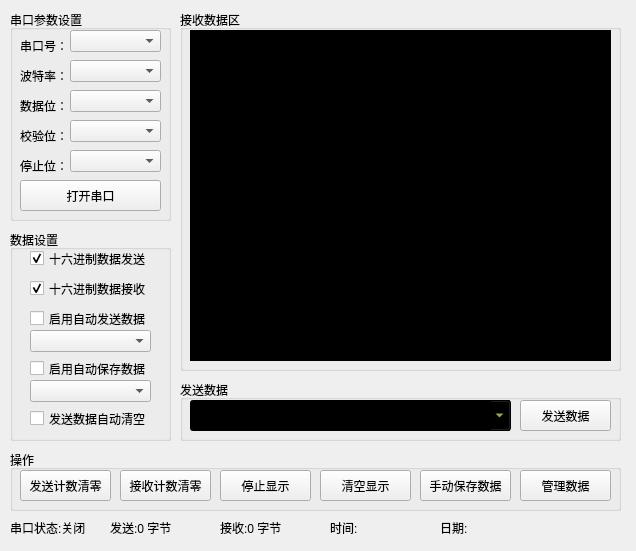
<?xml version="1.0" encoding="UTF-8"?>
<ui version="4.0">
 <class>frmMain</class>
 <widget class="QWidget" name="frmMain">
  <property name="geometry">
   <rect>
    <x>0</x>
    <y>0</y>
    <width>636</width>
    <height>551</height>
   </rect>
  </property>
  <property name="windowTitle">
   <string>frmMain</string>
  </property>
  <widget class="QGroupBox" name="gbox6">
   <property name="geometry">
    <rect>
     <x>10</x>
     <y>450</y>
     <width>611</width>
     <height>61</height>
    </rect>
   </property>
   <property name="title">
    <string>操作</string>
   </property>
   <widget class="QPushButton" name="btnClearSend">
    <property name="geometry">
     <rect>
      <x>10</x>
      <y>20</y>
      <width>91</width>
      <height>31</height>
     </rect>
    </property>
    <property name="cursor">
     <cursorShape>PointingHandCursor</cursorShape>
    </property>
    <property name="text">
     <string>发送计数清零</string>
    </property>
   </widget>
   <widget class="QPushButton" name="btnClearReceive">
    <property name="geometry">
     <rect>
      <x>110</x>
      <y>20</y>
      <width>91</width>
      <height>31</height>
     </rect>
    </property>
    <property name="cursor">
     <cursorShape>PointingHandCursor</cursorShape>
    </property>
    <property name="text">
     <string>接收计数清零</string>
    </property>
   </widget>
   <widget class="QPushButton" name="btnStopShow">
    <property name="geometry">
     <rect>
      <x>210</x>
      <y>20</y>
      <width>91</width>
      <height>31</height>
     </rect>
    </property>
    <property name="cursor">
     <cursorShape>PointingHandCursor</cursorShape>
    </property>
    <property name="text">
     <string>停止显示</string>
    </property>
   </widget>
   <widget class="QPushButton" name="btnClearAll">
    <property name="geometry">
     <rect>
      <x>310</x>
      <y>20</y>
      <width>91</width>
      <height>31</height>
     </rect>
    </property>
    <property name="cursor">
     <cursorShape>PointingHandCursor</cursorShape>
    </property>
    <property name="text">
     <string>清空显示</string>
    </property>
   </widget>
   <widget class="QPushButton" name="btnSave">
    <property name="geometry">
     <rect>
      <x>410</x>
      <y>20</y>
      <width>91</width>
      <height>31</height>
     </rect>
    </property>
    <property name="cursor">
     <cursorShape>PointingHandCursor</cursorShape>
    </property>
    <property name="text">
     <string>手动保存数据</string>
    </property>
   </widget>
   <widget class="QPushButton" name="btnData">
    <property name="geometry">
     <rect>
      <x>510</x>
      <y>20</y>
      <width>91</width>
      <height>31</height>
     </rect>
    </property>
    <property name="cursor">
     <cursorShape>PointingHandCursor</cursorShape>
    </property>
    <property name="text">
     <string>管理数据</string>
    </property>
   </widget>
  </widget>
  <widget class="QGroupBox" name="gbox1">
   <property name="geometry">
    <rect>
     <x>10</x>
     <y>10</y>
     <width>161</width>
     <height>211</height>
    </rect>
   </property>
   <property name="title">
    <string>串口参数设置</string>
   </property>
   <widget class="QLabel" name="label">
    <property name="geometry">
     <rect>
      <x>10</x>
      <y>30</y>
      <width>54</width>
      <height>12</height>
     </rect>
    </property>
    <property name="text">
     <string>串口号：</string>
    </property>
   </widget>
   <widget class="QComboBox" name="cboxPortName">
    <property name="geometry">
     <rect>
      <x>60</x>
      <y>20</y>
      <width>91</width>
      <height>22</height>
     </rect>
    </property>
   </widget>
   <widget class="QComboBox" name="cboxBaudRate">
    <property name="geometry">
     <rect>
      <x>60</x>
      <y>50</y>
      <width>91</width>
      <height>22</height>
     </rect>
    </property>
   </widget>
   <widget class="QLabel" name="label_2">
    <property name="geometry">
     <rect>
      <x>10</x>
      <y>60</y>
      <width>54</width>
      <height>12</height>
     </rect>
    </property>
    <property name="text">
     <string>波特率：</string>
    </property>
   </widget>
   <widget class="QComboBox" name="cboxDataBit">
    <property name="geometry">
     <rect>
      <x>60</x>
      <y>80</y>
      <width>91</width>
      <height>22</height>
     </rect>
    </property>
   </widget>
   <widget class="QLabel" name="label_3">
    <property name="geometry">
     <rect>
      <x>10</x>
      <y>90</y>
      <width>54</width>
      <height>12</height>
     </rect>
    </property>
    <property name="text">
     <string>数据位：</string>
    </property>
   </widget>
   <widget class="QLabel" name="label_4">
    <property name="geometry">
     <rect>
      <x>10</x>
      <y>120</y>
      <width>54</width>
      <height>12</height>
     </rect>
    </property>
    <property name="text">
     <string>校验位：</string>
    </property>
   </widget>
   <widget class="QLabel" name="label_5">
    <property name="geometry">
     <rect>
      <x>10</x>
      <y>150</y>
      <width>54</width>
      <height>12</height>
     </rect>
    </property>
    <property name="text">
     <string>停止位：</string>
    </property>
   </widget>
   <widget class="QComboBox" name="cboxParity">
    <property name="geometry">
     <rect>
      <x>60</x>
      <y>110</y>
      <width>91</width>
      <height>22</height>
     </rect>
    </property>
   </widget>
   <widget class="QComboBox" name="cboxStopBit">
    <property name="geometry">
     <rect>
      <x>60</x>
      <y>140</y>
      <width>91</width>
      <height>22</height>
     </rect>
    </property>
   </widget>
   <widget class="QPushButton" name="btnOpen">
    <property name="geometry">
     <rect>
      <x>10</x>
      <y>170</y>
      <width>141</width>
      <height>31</height>
     </rect>
    </property>
    <property name="cursor">
     <cursorShape>PointingHandCursor</cursorShape>
    </property>
    <property name="text">
     <string>打开串口</string>
    </property>
   </widget>
  </widget>
  <widget class="QLabel" name="labReceive">
   <property name="geometry">
    <rect>
     <x>220</x>
     <y>520</y>
     <width>101</width>
     <height>16</height>
    </rect>
   </property>
   <property name="text">
    <string>接收:0 字节</string>
   </property>
  </widget>
  <widget class="QGroupBox" name="gbox5">
   <property name="geometry">
    <rect>
     <x>180</x>
     <y>380</y>
     <width>441</width>
     <height>61</height>
    </rect>
   </property>
   <property name="title">
    <string>发送数据</string>
   </property>
   <widget class="QPushButton" name="btnSend">
    <property name="geometry">
     <rect>
      <x>340</x>
      <y>20</y>
      <width>91</width>
      <height>31</height>
     </rect>
    </property>
    <property name="cursor">
     <cursorShape>PointingHandCursor</cursorShape>
    </property>
    <property name="text">
     <string>发送数据</string>
    </property>
   </widget>
   <widget class="QComboBox" name="txtSend">
    <property name="geometry">
     <rect>
      <x>10</x>
      <y>20</y>
      <width>321</width>
      <height>31</height>
     </rect>
    </property>
    <property name="styleSheet">
     <string notr="true">background-color: rgb(0, 0, 0);
font: 14pt &quot;Ubuntu&quot;;
color: rgb(255, 255, 127);</string>
    </property>
    <property name="editable">
     <bool>true</bool>
    </property>
   </widget>
  </widget>
  <widget class="QLabel" name="labSend">
   <property name="geometry">
    <rect>
     <x>110</x>
     <y>520</y>
     <width>101</width>
     <height>16</height>
    </rect>
   </property>
   <property name="text">
    <string>发送:0 字节</string>
   </property>
  </widget>
  <widget class="QLabel" name="labIsOpen">
   <property name="geometry">
    <rect>
     <x>10</x>
     <y>520</y>
     <width>91</width>
     <height>16</height>
    </rect>
   </property>
   <property name="text">
    <string>串口状态:关闭</string>
   </property>
  </widget>
  <widget class="QGroupBox" name="gbox3">
   <property name="geometry">
    <rect>
     <x>10</x>
     <y>230</y>
     <width>161</width>
     <height>211</height>
    </rect>
   </property>
   <property name="title">
    <string>数据设置</string>
   </property>
   <widget class="QCheckBox" name="ckHexSend">
    <property name="geometry">
     <rect>
      <x>20</x>
      <y>20</y>
      <width>141</width>
      <height>17</height>
     </rect>
    </property>
    <property name="text">
     <string>十六进制数据发送</string>
    </property>
    <property name="checked">
     <bool>true</bool>
    </property>
   </widget>
   <widget class="QCheckBox" name="ckHexReceive">
    <property name="geometry">
     <rect>
      <x>20</x>
      <y>50</y>
      <width>141</width>
      <height>17</height>
     </rect>
    </property>
    <property name="text">
     <string>十六进制数据接收</string>
    </property>
    <property name="checked">
     <bool>true</bool>
    </property>
   </widget>
   <widget class="QCheckBox" name="ckIsAutoSend">
    <property name="geometry">
     <rect>
      <x>20</x>
      <y>80</y>
      <width>141</width>
      <height>17</height>
     </rect>
    </property>
    <property name="text">
     <string>启用自动发送数据</string>
    </property>
   </widget>
   <widget class="QComboBox" name="cboxSend">
    <property name="geometry">
     <rect>
      <x>20</x>
      <y>100</y>
      <width>121</width>
      <height>22</height>
     </rect>
    </property>
   </widget>
   <widget class="QCheckBox" name="ckIsAutoSave">
    <property name="geometry">
     <rect>
      <x>20</x>
      <y>130</y>
      <width>141</width>
      <height>17</height>
     </rect>
    </property>
    <property name="text">
     <string>启用自动保存数据</string>
    </property>
   </widget>
   <widget class="QComboBox" name="cboxSave">
    <property name="geometry">
     <rect>
      <x>20</x>
      <y>150</y>
      <width>121</width>
      <height>22</height>
     </rect>
    </property>
   </widget>
   <widget class="QCheckBox" name="ckIsAutoClear">
    <property name="geometry">
     <rect>
      <x>20</x>
      <y>180</y>
      <width>141</width>
      <height>17</height>
     </rect>
    </property>
    <property name="text">
     <string>发送数据自动清空</string>
    </property>
   </widget>
  </widget>
  <widget class="QGroupBox" name="gbox2">
   <property name="geometry">
    <rect>
     <x>180</x>
     <y>10</y>
     <width>441</width>
     <height>361</height>
    </rect>
   </property>
   <property name="layoutDirection">
    <enum>Qt::LeftToRight</enum>
   </property>
   <property name="title">
    <string>接收数据区</string>
   </property>
   <widget class="QTextEdit" name="txtDataHex">
    <property name="geometry">
     <rect>
      <x>10</x>
      <y>20</y>
      <width>421</width>
      <height>331</height>
     </rect>
    </property>
    <property name="sizePolicy">
     <sizepolicy hsizetype="Expanding" vsizetype="Expanding">
      <horstretch>0</horstretch>
      <verstretch>0</verstretch>
     </sizepolicy>
    </property>
    <property name="layoutDirection">
     <enum>Qt::LeftToRight</enum>
    </property>
    <property name="autoFillBackground">
     <bool>false</bool>
    </property>
    <property name="styleSheet">
     <string notr="true">background-color: rgb(0, 0, 0);
color: rgb(255, 255, 127);
font: 14pt &quot;Ubuntu&quot;;</string>
    </property>
    <property name="frameShape">
     <enum>QFrame::StyledPanel</enum>
    </property>
    <property name="verticalScrollBarPolicy">
     <enum>Qt::ScrollBarAsNeeded</enum>
    </property>
    <property name="horizontalScrollBarPolicy">
     <enum>Qt::ScrollBarAsNeeded</enum>
    </property>
    <property name="readOnly">
     <bool>true</bool>
    </property>
   </widget>
  </widget>
  <widget class="QLabel" name="labDate">
   <property name="geometry">
    <rect>
     <x>440</x>
     <y>520</y>
     <width>181</width>
     <height>16</height>
    </rect>
   </property>
   <property name="text">
    <string>日期:</string>
   </property>
  </widget>
  <widget class="QLabel" name="labTime">
   <property name="geometry">
    <rect>
     <x>330</x>
     <y>520</y>
     <width>101</width>
     <height>16</height>
    </rect>
   </property>
   <property name="text">
    <string>时间:</string>
   </property>
  </widget>
 </widget>
 <layoutdefault spacing="6" margin="11"/>
 <resources/>
 <connections/>
</ui>
